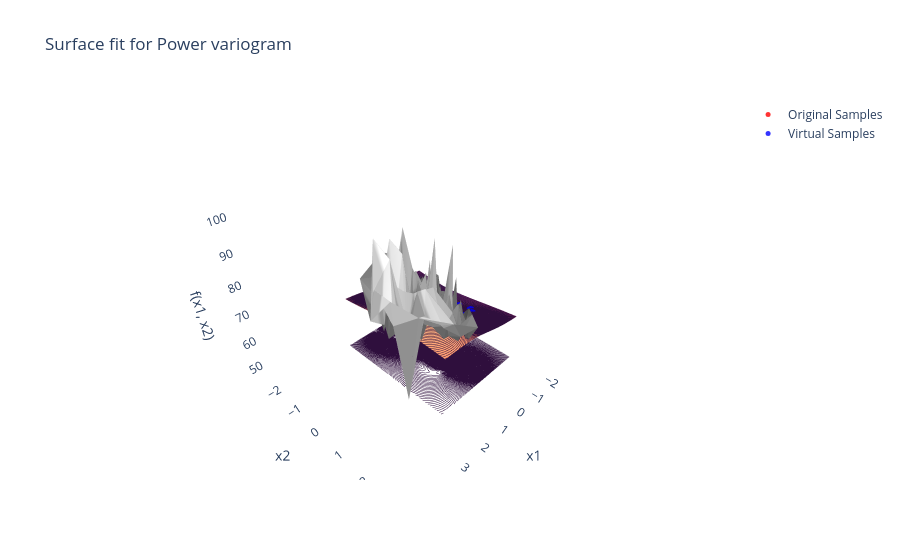

The code cell stored with this chart in its notebook:
### Code cell
Generator = KrigingVSG(df_training[['x1', 'x2']].values, df_training['f(x1,x2)'].values)
power_df = Generator.ComputeY('power')
X, Y, Z = predictUnsampled(Generator.kriging_model)
PlotSurface(X, Y, Z, power_df, 'Power')

metrics_pow = ComputeMetrics(Generator.kriging_model, power_df)
power_metrics_df = pd.DataFrame(metrics_pow, index=[0])
